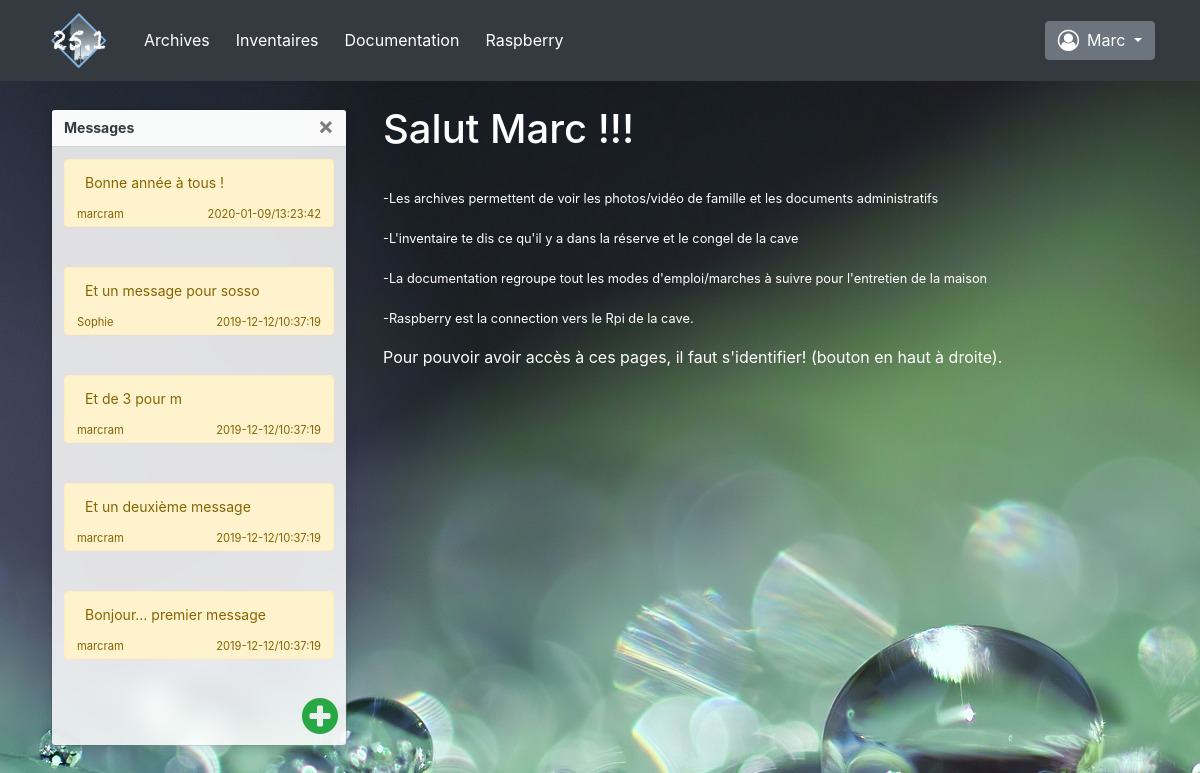
/ (signed in), run on the app's committed database.
### appli/models.py (models this page shows, shortened)
class Users(UserMixin, db.Model):
    __tablename__ = 'users'
    id = db.Column(db.Integer, primary_key=True)
    nom = db.Column(db.String(20), nullable=False)
    mdp = db.Column(db.String(20), nullable=False)
    mail = db.Column(db.String(20), nullable=True)
    droits = db.Column(db.String(20), nullable=True)
    posts = db.relationship('Messages', backref='auteur', lazy='dynamic')
    entetes = [['nom', 3], ['mdp', 3], ['mail', 3], ['droits', 1]]
    champ_db = [id, nom, mdp, mail, droits]

class Messages(db.Model):
    id = db.Column(db.Integer, primary_key=True)
    message = db.Column(db.String(140))
    timestamp = db.Column(db.DateTime, index=True, default=datetime.utcnow)
    user_id = db.Column(db.Integer, db.ForeignKey('users.id'))

### appli/main.py (the view)
@app.route('/', methods=['POST', 'GET'])
def index():
    posts = db.session.query(Messages)
    users = db.session.query(Users)
    if request.method == 'POST':
        querys_dict = request.form.to_dict()
        print(querys_dict)
        add_message(int(querys_dict['user_id']),querys_dict['message'] )
        return json.dumps({'message:':'OK'})
    return render_template('main.html',
                           posts=posts,
                           users=users)

### appli/main.py (called while the page is built)
@login_manager.user_loader
def load_user(user_id):
    return Users.query.get(int(user_id))

@app.template_filter()
def date_trunk(val):
    return val.strftime("%Y-%m-%d/%H:%M:%S")

### appli/templates/main.html (shortened to what this page needs)
{% extends "base.html" %}
{% block menu %}
    {% block navbar %}
        {{ super() }}
    {% endblock %}
{% endblock %}
{% block mainpage %}
    <div class="container-fluid">
        <div class="row ml-3 mt-3 pt-2">
            <div class=" mx-2 px-2 "style="width:320px;">
                {% if current_user.is_authenticated %}
                    <div class="toast m-1" data-autohide="false">
                        <div class="toast-header">
                            <strong class="mr-auto text-dark">Messages</strong>
                            <button type="button" class="ml-2 mb-1 close" data-dismiss="toast">&times;</button>
                        </div>
                        {% for messages in posts|reverse %}
                            {% if loop.index <= 5 %}
                                <div class="toast-body">
                                    {% if current_user != users[(messages.user_id-1)] %}
                                        <div class="alert alert-warning ">
                                    {% else %}
                                        <div class="alert alert-success ">
                                    {% endif %}
                                        {{ messages.message }}</br> </br>
                                        {% if current_user != users[(messages.user_id-1)] %}
                                            <small class="m-n2 float-left ">{{ users[(messages.user_id-1)].nom }}</small>
                                        {% endif %}
                                        <small class="m-n2 float-right">{{ messages.timestamp|date_trunk }}</small>
                                        </div>
                                </div>
                            {% endif %}
                        {% endfor %}
                        <i id="add_mess" class="fa fa-plus-circle fa-3x text-success m-2 float-right" data-toggle="modal" data-target="#new_message"></i>
                    </div>
                {% endif %}
            </div>
            <div class="col-8 mx-2 px-2  text-white">
                {% if current_user.is_authenticated %}
                    <h1>Salut {{ current_user.nom }} !!!</h1></br>
                {% else %}
                    <h1>Bonjour visiteur inconnu...</h1></br>
                {% endif %}
                <p><small>-Les archives permettent de voir les photos/vidéo de famille et les documents administratifs</small></p>
                <p><small>-L'inventaire te dis ce qu'il y a dans la réserve et le congel de la cave</small></p>
                <p><small>-La documentation regroupe tout les modes d'emploi/marches à suivre pour l'entretien de la maison</small></p>
                <p><small>-Raspberry est la connection vers le Rpi de la cave.</small></p>
                <p>Pour pouvoir avoir accès à ces pages, il faut s'identifier! (bouton en haut à droite).</p>
            </div>
        </div>
    </div>
{% endblock %}

### appli/templates/base.html (shortened to what this page needs)
<!DOCTYPE html>
<html>
    <head>
        <link rel="stylesheet" media="screen" href = "{{ url_for('static', filename='bootstrap/bootstrap.min.css') }}">
        <link rel="stylesheet" href = "{{ url_for('static', filename='style.css') }}">
        <link rel="stylesheet" href="https://cdnjs.cloudflare.com/ajax/libs/font-awesome/4.7.0/css/font-awesome.min.css">
    </head>
    <body background="{{ url_for('static', filename='images/bg01.jpg') }}">
        {% block menu %}
            {% block navbar %}
                <nav class="navbar navbar-expand-sm navbar-dark bg-dark ">
                    <div class="container">
                        <a class="navbar-brand d-block  " href="{{ url_for('index') }}"><img src="{{ url_for('static', filename='images/LogoVilla.png') }}" alt="Logo" style="width:70px;"></a>
                        <div class="collapse navbar-collapse" id="navibar">
                            <ul class="navbar-nav mr-auto">
                                <li class="nav-item">
                                    <a id="m_arch" class="btn btn-dark" href="{{ url_for('archives') }}">Archives</a>
                                </li>
                                <li class="nav-item">
                                    <a d="m_inv"class="btn btn-dark" href="{{ url_for('inventaire', database='cave') }}">Inventaires</a>
                                </li>
                                <li class="nav-item">
                                    <a id="m_mais"class="btn btn-dark" href="{{ url_for('documents', section='root') }}">Documentation</a>
                                </li>
                                <li class="nav-item">
                                    <a id="m_rasp"class="btn btn-dark " href="{{ url_for('raspberry') }}">Raspberry</a>
                                </li>
                            </ul>
                            <ul class="navbar-nav">
                                <li class="nav-item">
                                    {% if current_user.is_authenticated %}
                                        <div class="dropdown">
                                            <button class="btn btn-secondary dropdown-toggle" type="button" id="m_users" data-toggle="dropdown" aria-haspopup="true" aria-expanded="false">
                                                    <i class="fa fa-user-circle-o fa-lg my-1 mr-2" ></i>{{ current_user.nom }}
                                            </button>
                                        </div>
                                    {% else %}
                                        <a class="btn btn-secondary " href="{{ url_for('login') }}">
                                                <i class="fa fa-user-circle-o fa-lg my-1 mr-2" ></i>Login
                                        </a>
                                    {% endif %}
                                </li>
                            </ul>
                        </div>
                    </div>
                </nav>
            {% endblock %}
        {% endblock %}
        {% block mainpage %} {% endblock %}
    </body>
</html>

### data on the page
Users: nom "Marc"
Messages: message "Bonne année à tous !", timestamp "2020-01-09/13:23:42"
Users: nom "marcram"
Messages: message "Et un message pour sosso", timestamp "2019-12-12/10:37:19"
Users: nom "Sophie"
Messages: message "Et de 3 pour m", timestamp "2019-12-12/10:37:19"
Messages: message "Et un deuxième message", timestamp "2019-12-12/10:37:19"
Messages: message "Bonjour... premier message", timestamp "2019-12-12/10:37:19"
